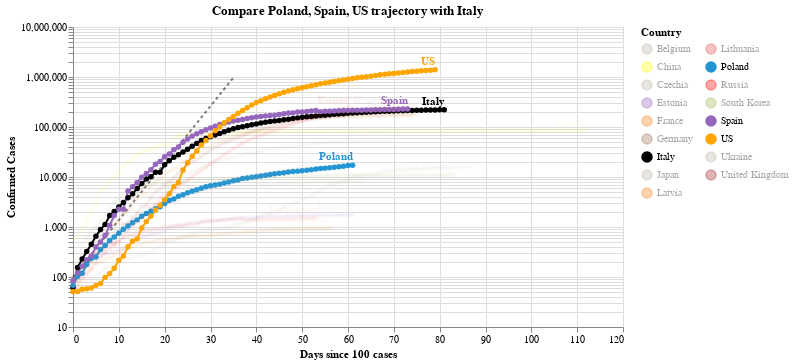

The cell this chart's notebook holds for it:
### Code cell
#hide_input
chart2 = make_since_chart(dff2, ['Poland', 'Spain', 'US'], baseline_countries)
chart2

### Figure 1 — Vega-Lite specification as saved in the notebook (floating-point values rounded to 4 significant figures; data arrays with more than 128 entries replaced by an {"elided": "..."} marker saying what was removed)
{"config": {"view": {"continuousWidth": 400, "continuousHeight": 300}}, "layer": [{"data": {"name": "data-628230001892d6798b50651be41d1b3e"}, "mark": {"type": "line", "color": "black", "opacity": 0.5, "strokeDash": [3, 3]}, "encoding": {"x": {"type": "quantitative", "field": "Days since 100 cases"}, "y": {"type": "quantitative", "field": "Confirmed Cases"}}}, {"data": {"name": "data-e67cfba6036a511f745cab4c5c48798e"}, "mark": {"type": "line", "point": true}, "encoding": {"color": {"type": "nominal", "field": "Country", "legend": {"columns": 2}, "scale": {"domain": ["Belgium", "China", "Czechia", "Estonia", "France", "Germany", "Italy", "Japan", "Latvia", "Lithuania", "Poland", "Russia", "South Korea", "Spain", "US", "Ukraine", "United Kingdom"], "range": ["#C1B7AD", "yellow", "#C1B7AD", "#9467bd", "#F58518", "#9D755D", "black", "#C1B7AD", "#F58518", "#E45756", "#2495D3", "red", "#A1BA59", "#9467bd", "orange", "#C1B7AD", "brown"]}}, "opacity": {"condition": {"value": 1, "selection": "selector004"}, "value": 0.05}, "tooltip": [{"type": "nominal", "field": "Country"}, {"type": "temporal", "field": "Date"}, {"type": "quantitative", "field": "Confirmed Cases"}, {"type": "quantitative", "field": "Days since 100 cases"}], "x": {"type": "quantitative", "field": "Days since 100 cases"}, "y": {"type": "quantitative", "field": "Confirmed Cases", "scale": {"type": "log"}}}, "selection": {"selector004": {"type": "multi", "fields": ["Country"], "bind": "legend", "init": [{"Country": "Poland"}, {"Country": "Spain"}, {"Country": "US"}, {"Country": "Italy"}]}}, "width": 550}, {"data": {"name": "data-e67cfba6036a511f745cab4c5c48798e"}, "mark": {"type": "text", "align": "right", "dy": -8, "fontWeight": "bold"}, "encoding": {"color": {"type": "nominal", "field": "Country", "legend": {"columns": 2}, "scale": {"domain": ["Belgium", "China", "Czechia", "Estonia", "France", "Germany", "Italy", "Japan", "Latvia", "Lithuania", "Poland", "Russia", "South Korea", "Spain", "US", "Ukraine", "United Kingdom"], "range": ["#C1B7AD", "yellow", "#C1B7AD", "#9467bd", "#F58518", "#9D755D", "black", "#C1B7AD", "#F58518", "#E45756", "#2495D3", "red", "#A1BA59", "#9467bd", "orange", "#C1B7AD", "brown"]}}, "opacity": {"condition": {"value": 1, "selection": "selector004"}, "value": 0.05}, "text": {"type": "nominal", "field": "Country"}, "tooltip": [{"type": "nominal", "field": "Country"}, {"type": "temporal", "field": "Date"}, {"type": "quantitative", "field": "Confirmed Cases"}, {"type": "quantitative", "field": "Days since 100 cases"}], "x": {"type": "quantitative", "field": "Days since 100 cases"}, "y": {"type": "quantitative", "field": "Confirmed Cases", "scale": {"type": "log"}}}, "transform": [{"filter": "(datum['Date'] >= 1589328000000)"}], "width": 550}], "title": "Compare Poland, Spain, US trajectory with Italy", "$schema": "https://vega.github.io/schema/vega-lite/v4.0.2.json", "datasets": {"data-628230001892d6798b50651be41d1b3e": [{"Days since 100 cases": 0, "Confirmed Cases": 100.0}, {"Days since 100 cases": 1, "Confirmed Cases": 130.0}, {"Days since 100 cases": 2, "Confirmed Cases": 169.0}, {"Days since 100 cases": 3, "Confirmed Cases": 219.7}, {"Days since 100 cases": 4, "Confirmed Cases": 285.6}, {"Days since 100 cases": 5, "Confirmed Cases": 371.3}, {"Days since 100 cases": 6, "Confirmed Cases": 482.7}, {"Days since 100 cases": 7, "Confirmed Cases": 627.5}, {"Days since 100 cases": 8, "Confirmed Cases": 815.7}, {"Days since 100 cases": 9, "Confirmed Cases": 1060.0}, {"Days since 100 cases": 10, "Confirmed Cases": 1379.0}, {"Days since 100 cases": 11, "Confirmed Cases": 1792.0}, {"Days since 100 cases": 12, "Confirmed Cases": 2330.0}, {"Days since 100 cases": 13, "Confirmed Cases": 3029.0}, {"Days since 100 cases": 14, "Confirmed Cases": 3937.0}, {"Days since 100 cases": 15, "Confirmed Cases": 5119.0}, {"Days since 100 cases": 16, "Confirmed Cases": 6654.0}, {"Days since 100 cases": 17, "Confirmed Cases": 8650.0}, {"Days since 100 cases": 18, "Confirmed Cases": 11250.0}, {"Days since 100 cases": 19, "Confirmed Cases": 14620.0}, {"Days since 100 cases": 20, "Confirmed Cases": 19000.0}, {"Days since 100 cases": 21, "Confirmed Cases": 24710.0}, {"Days since 100 cases": 22, "Confirmed Cases": 32120.0}, {"Days since 100 cases": 23, "Confirmed Cases": 41750.0}, {"Days since 100 cases": 24, "Confirmed Cases": 54280.0}, {"Days since 100 cases": 25, "Confirmed Cases": 70560.0}, {"Days since 100 cases": 26, "Confirmed Cases": 91730.0}, {"Days since 100 cases": 27, "Confirmed Cases": 119300.0}, {"Days since 100 cases": 28, "Confirmed Cases": 155000.0}, {"Days since 100 cases": 29, "Confirmed Cases": 201500.0}, {"Days since 100 cases": 30, "Confirmed Cases": 262000.0}, {"Days since 100 cases": 31, "Confirmed Cases": 340600.0}, {"Days since 100 cases": 32, "Confirmed Cases": 442800.0}, {"Days since 100 cases": 33, "Confirmed Cases": 575600.0}, {"Days since 100 cases": 34, "Confirmed Cases": 748300.0}, {"Days since 100 cases": 35, "Confirmed Cases": 972800.0}], "data-e67cfba6036a511f745cab4c5c48798e": {"elided": "1227 records"}}}
